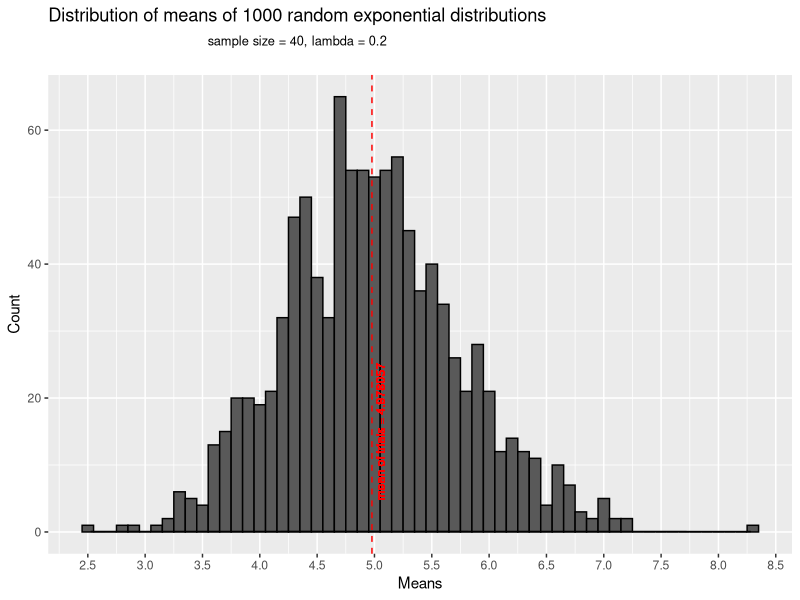
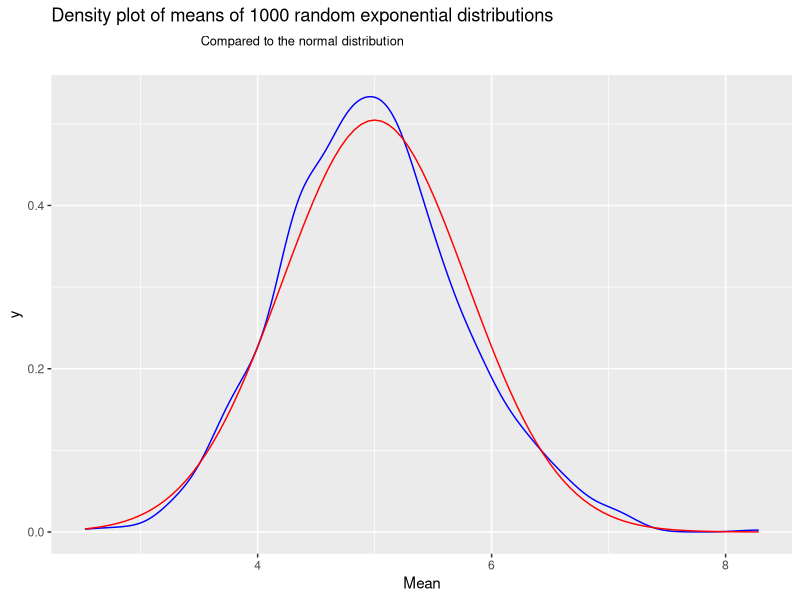

The R source for these figures, in order:
## ---- chunk 1
library(ggplot2) # For plots
library(scales)  # Also for plots
library(plyr)    # For data munging

options(scipen=999) # To disable scientific notation output
## ---- chunk 2

# Calculate 1000 means of 40 random trials of the exponential distribution with lambda = 0.2
mns = NULL
for (i in 1 : 1000) {
    mns = c(mns, mean(rexp(40, .2)))
}
mean_of_means <- mean(mns)
mns_count <- data.frame(means=mns)

# compare variance and standard deviation of our sample to the theoretical measures
samp_var <- var(mns)
samp_sd <- sd(mns)
theo_var <- 25*(25/1000)
theo_sd <- 5*sqrt(25/1000)
## ---- chunk 3
plot_hist <- function(data, 
                      title = 'Distribution of means of 1000 random exponential distributions',
                      subtitle = 'sample size = 40, lambda = 0.2',
                      xlabel = 'Means', 
                      mean_of_means = 0
                      ) {
    
    p <- ggplot(data, aes(x=means)) +
        
         # Make this plot a histogram
         geom_histogram(color='black', binwidth=0.1) +
        
         # Label our plot
         ggtitle( bquote( atop(.(title), atop(.(subtitle), '') ) ) ) +
         xlab(xlabel) +
         ylab('Count') +
        
         # Control the number of axis ticks 
         scale_x_continuous(breaks=seq(0, max(data$means)+1, by=0.5)) +
         scale_y_continuous(breaks=pretty_breaks()) +
        
         # Add a vertical line where the mean is located along the x-axis
         geom_vline(aes(xintercept=mean_of_means), color='red', linetype='dashed') +
         geom_text(aes(x=mean_of_means, label=sprintf("\nmean of trials = %f", mean_of_means), y=15), 
                   colour='red', 
                   angle=90, 
                   size=3) +
        
        # Overlay with the standard normal distribution
        stat_function(fun=dnorm, args=list(mean=5, sd=5))
    p
}

plot_hist(mns_count, mean_of_means=mean_of_means)
## ---- chunk 4
plot_density <- function(data,
                         norm_dist, 
                         title = 'Density plot of means of 1000 random exponential distributions',
                         subtitle = 'Compared to the normal distribution',
                         xlabel = 'Mean', 
                         mean_of_means = 0
                         ) {
    
    p <- ggplot(data, aes(x=means)) +
        
         # Make our first curve a density function of the sample means
         geom_density(color="blue") +
        
         # Make our second curve a density function of the normal distribution
         stat_function(fun = dnorm, args = list(mean = 5, sd = 5*sqrt(25/1000)), color='red') +
        
         # Label our plot
         ggtitle( bquote( atop(.(title), atop(.(subtitle), '') ) ) ) +
         xlab(xlabel)
    p
}

plot_density(mns_count)
